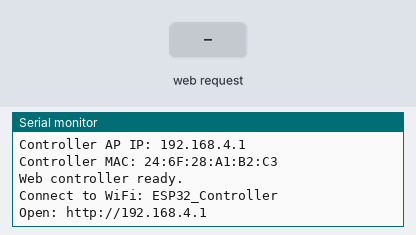
Recording of a sketch running on a simulated Seeed XIAO ESP32-C3. Shown: the last lines printed to the serial monitor. The inputs (shaded band) are chosen by the test bench.

Above: at 2.2 s.
2.3 s: HTTP request GET /send?config=1 received
At 3.2 s:
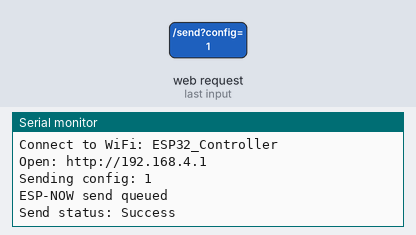
3.8 s: HTTP request GET /send?config=0 received
At 4.4 s:
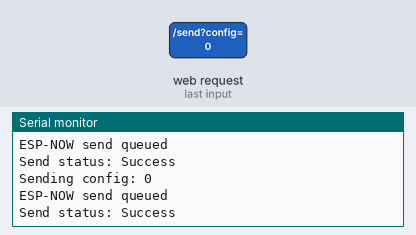

Measured:
- after the input at 2.3 s, the serial monitor: prints a new line at once (image 1)
- after the input at 3.8 s, the serial monitor: prints a new line at once (image 2)

The sketch:

code1.ino
```cpp
#include <Arduino.h>
#include <WiFi.h>
#include <WebServer.h>
#include <esp_now.h>
#include <esp_wifi.h>

WebServer server(80);

// Broadcast address
uint8_t receiverAddress[] = {0xFF, 0xFF, 0xFF, 0xFF, 0xFF, 0xFF};

const int espNowChannel = 1;

void onDataSent(const wifi_tx_info_t *tx_info, esp_now_send_status_t status) {
  Serial.print("Send status: ");
  Serial.println(status == ESP_NOW_SEND_SUCCESS ? "Success" : "Fail");
}

void sendConfig(char config) {
  Serial.print("Sending config: ");
  Serial.println(config);

  esp_err_t result = esp_now_send(receiverAddress, (uint8_t *)&config, 1);

  if (result == ESP_OK) {
    Serial.println("ESP-NOW send queued");
  } else {
    Serial.print("ESP-NOW send error: ");
    Serial.println(result);
  }
}

String pageHtml() {
  return R"rawliteral(
<!DOCTYPE html>
<html>
<head>
  <title>ESP32 Gear Controller</title>
  <style>
    body {
      font-family: Arial, sans-serif;
      text-align: center;
      padding: 24px;
      background: #f5f5f5;
    }

    h1 {
      font-size: 28px;
      margin-bottom: 8px;
    }

    .status {
      font-size: 18px;
      margin: 12px 0 24px;
    }

    .wheel-wrap {
      display: flex;
      justify-content: center;
      margin: 20px 0;
    }

    .wheel {
      width: 110px;
      height: 110px;
      border: 12px solid #222;
      border-radius: 50%;
      position: relative;
      animation-name: spin;
      animation-timing-function: linear;
      animation-iteration-count: infinite;
      animation-duration: 0s;
      animation-play-state: paused;
      background: white;
    }

    .wheel::before {
      content: "";
      position: absolute;
      top: 47px;
      left: -10px;
      width: 130px;
      height: 8px;
      background: #222;
      border-radius: 8px;
    }

    .wheel::after {
      content: "";
      position: absolute;
      top: -10px;
      left: 47px;
      width: 8px;
      height: 130px;
      background: #222;
      border-radius: 8px;
    }

    .hub {
      position: absolute;
      width: 26px;
      height: 26px;
      background: #222;
      border-radius: 50%;
      top: 42px;
      left: 42px;
      z-index: 2;
    }

    @keyframes spin {
      from { transform: rotate(0deg); }
      to { transform: rotate(360deg); }
    }

    button {
      width: 260px;
      height: 58px;
      margin: 8px;
      font-size: 18px;
      border-radius: 12px;
      border: none;
      background: #222;
      color: white;
    }

    .base {
      background: #555;
    }

    .stop {
      background: #b00020;
    }
  </style>
</head>
<body>
  <h1>ESP32 Gear Controller</h1>

  <div class="status" id="status">Current: 0 - Base, no gear engaged</div>

  <div class="wheel-wrap">
    <div class="wheel" id="wheel">
      <div class="hub"></div>
    </div>
  </div>

  <button class="base" onclick="sendConfig(0, 0, '0 - Base / both 90 / stopped')">
    0: Base / Both 90
  </button><br>

  <button onclick="sendConfig(2, 0.33, '2 - GR 0.33')">
    2: GR 0.33
  </button><br>

  <button onclick="sendConfig(1, 0.56, '1 - GR 0.56')">
    1: GR 0.56
  </button><br>

  <button onclick="sendConfig(4, 1.00, '4 - GR 1.00')">
    4: GR 1.00
  </button><br>

  <button onclick="sendConfig(3, 1.67, '3 - GR 1.67')">
    3: GR 1.67
  </button><br>

  <button class="stop" onclick="sendConfig(5, 0, '5 - STOP')">
    5: STOP
  </button>

  <script>
    function setWheelSpeed(gearRatio) {
      const wheel = document.getElementById('wheel');

      if (gearRatio <= 0) {
        wheel.style.animationPlayState = 'paused';
        wheel.style.animationDuration = '0s';
        return;
      }

      // Higher gear ratio = faster visual rotation.
      // Duration is inversely proportional to gear ratio.
      const baseDuration = 2.5;
      const duration = baseDuration / gearRatio;

      wheel.style.animationDuration = duration + 's';
      wheel.style.animationPlayState = 'running';
    }

    function sendConfig(num, gearRatio, label) {
      document.getElementById('status').innerText = 'Current: ' + label;
      setWheelSpeed(gearRatio);

      fetch('/send?config=' + num)
        .then(response => response.text())
        .then(data => console.log(data))
        .catch(error => {
          console.log(error);
          document.getElementById('status').innerText = 'Send failed';
        });
    }
  </script>
</body>
</html>
)rawliteral";
}

void handleRoot() {
  server.send(200, "text/html", pageHtml());
}

void handleSend() {
  if (!server.hasArg("config")) {
    server.send(400, "text/plain", "Missing config");
    return;
  }

  String config = server.arg("config");

  if (config.length() != 1 || config[0] < '0' || config[0] > '5') {
    server.send(400, "text/plain", "Invalid config");
    return;
  }

  sendConfig(config[0]);

  server.send(200, "text/plain", "Sent config " + config);
}

void setup() {
  Serial.begin(115200);
  delay(1000);

  Serial.println("Xiao ESP32-C3 Controller Starting");

  WiFi.mode(WIFI_AP_STA);

  WiFi.softAP("ESP32_Controller", "12345678", espNowChannel);

  esp_wifi_set_channel(espNowChannel, WIFI_SECOND_CHAN_NONE);

  Serial.print("Controller AP IP: ");
  Serial.println(WiFi.softAPIP());

  Serial.print("Controller MAC: ");
  Serial.println(WiFi.macAddress());

  if (esp_now_init() != ESP_OK) {
    Serial.println("ESP-NOW init failed");
    return;
  }

  esp_now_register_send_cb(onDataSent);

  esp_now_peer_info_t peerInfo = {};
  memcpy(peerInfo.peer_addr, receiverAddress, 6);
  peerInfo.channel = espNowChannel;
  peerInfo.encrypt = false;
  peerInfo.ifidx = WIFI_IF_STA;

  if (esp_now_add_peer(&peerInfo) != ESP_OK) {
    Serial.println("Failed to add ESP-NOW peer");
    return;
  }

  server.on("/", handleRoot);
  server.on("/send", handleSend);
  server.begin();

  Serial.println("Web controller ready.");
  Serial.println("Connect to WiFi: ESP32_Controller");
  Serial.println("Open: http://192.168.4.1");
}

void loop() {
  server.handleClient();
}
```
